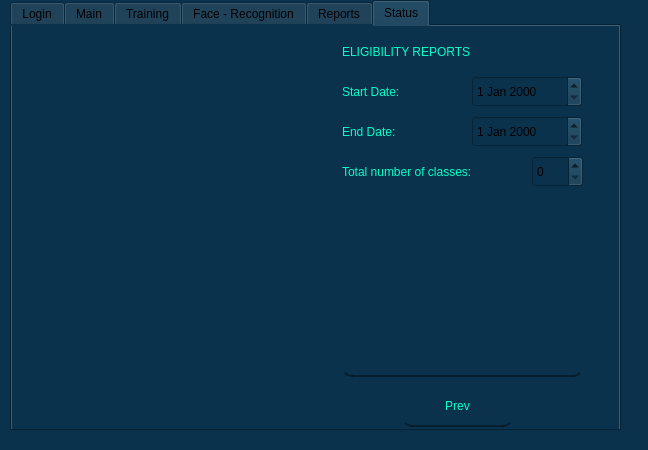
<?xml version="1.0" encoding="UTF-8"?>
<ui version="4.0">
 <class>MainWindow</class>
 <widget class="QMainWindow" name="MainWindow">
  <property name="geometry">
   <rect>
    <x>0</x>
    <y>0</y>
    <width>648</width>
    <height>450</height>
   </rect>
  </property>
  <property name="windowTitle">
   <string>MainWindow</string>
  </property>
  <property name="styleSheet">
   <string notr="true">background-color: rgb(10, 50, 76);</string>
  </property>
  <widget class="QWidget" name="centralwidget">
   <widget class="QTabWidget" name="tabWidget">
    <property name="geometry">
     <rect>
      <x>10</x>
      <y>0</y>
      <width>611</width>
      <height>431</height>
     </rect>
    </property>
    <property name="currentIndex">
     <number>5</number>
    </property>
    <widget class="QWidget" name="tab">
     <attribute name="title">
      <string>Login</string>
     </attribute>
     <widget class="QLabel" name="label">
      <property name="geometry">
       <rect>
        <x>0</x>
        <y>0</y>
        <width>581</width>
        <height>411</height>
       </rect>
      </property>
      <property name="styleSheet">
       <string notr="true">font: 8pt &quot;Terminal&quot;;
font: 75 8pt &quot;Terminal&quot;;</string>
      </property>
      <property name="text">
       <string/>
      </property>
      <property name="pixmap">
       <pixmap>../../Face-Recognition/design/login.png</pixmap>
      </property>
      <property name="scaledContents">
       <bool>true</bool>
      </property>
     </widget>
     <widget class="QLabel" name="label_2">
      <property name="geometry">
       <rect>
        <x>10</x>
        <y>20</y>
        <width>341</width>
        <height>61</height>
       </rect>
      </property>
      <property name="styleSheet">
       <string notr="true">color: rgb(2, 255, 200);
font: 75 12pt &quot;Terminal&quot;;
background-color: rgba(255, 255, 255, 0);</string>
      </property>
      <property name="text">
       <string>FACE RECOGNITION ATTENDANCE LOGIN PAGE</string>
      </property>
      <property name="wordWrap">
       <bool>true</bool>
      </property>
     </widget>
     <widget class="QLabel" name="label_3">
      <property name="geometry">
       <rect>
        <x>10</x>
        <y>150</y>
        <width>161</width>
        <height>51</height>
       </rect>
      </property>
      <property name="styleSheet">
       <string notr="true">color: rgb(2, 255, 200);
font: 75 10pt &quot;Terminal&quot;;
background-color: rgba(255, 255, 255, 0);</string>
      </property>
      <property name="text">
       <string>Enter your password</string>
      </property>
      <property name="wordWrap">
       <bool>true</bool>
      </property>
     </widget>
     <widget class="QLineEdit" name="PASSWORD">
      <property name="geometry">
       <rect>
        <x>10</x>
        <y>200</y>
        <width>201</width>
        <height>41</height>
       </rect>
      </property>
      <property name="styleSheet">
       <string notr="true">QLineEdit#PASSWORD{
	background-color: rgb(10, 50, 76);
	border-radius: 10px;
	border-bottom: 2px solid rgba(0,0,0,100);
	padding: 10px;
	font: 12pt &quot;Terminal&quot;;
	color: rgb(2, 255, 200);
}


QLineEdit#PASSWORD:hover{
	background-color: rgb(10, 60, 76);
	border-radius: 10px;

	color: rgb(20, 255, 200);
}</string>
      </property>
      <property name="text">
       <string/>
      </property>
      <property name="echoMode">
       <enum>QLineEdit::Password</enum>
      </property>
     </widget>
     <widget class="QPushButton" name="LOGIN">
      <property name="geometry">
       <rect>
        <x>10</x>
        <y>250</y>
        <width>75</width>
        <height>41</height>
       </rect>
      </property>
      <property name="styleSheet">
       <string notr="true">QPushButton#LOGIN{
	background-color: rgb(10, 50, 76);
	border-radius: 10px;
	border-bottom: 2px solid rgba(0,0,0,100);
	padding: 10px;
	font: 8pt &quot;Terminal&quot;;
	color: rgb(2, 255, 200);
}


QPushButton#LOGIN:hover{
	background-color: rgb(10, 60, 76);
	border-radius: 10px;
	color: rgb(20, 255, 200);
}
</string>
      </property>
      <property name="text">
       <string>Login</string>
      </property>
     </widget>
     <widget class="QPushButton" name="CLOSE">
      <property name="geometry">
       <rect>
        <x>110</x>
        <y>250</y>
        <width>75</width>
        <height>41</height>
       </rect>
      </property>
      <property name="styleSheet">
       <string notr="true">QPushButton#CLOSE{
	background-color: rgb(10, 50, 76);
	border-radius: 10px;
	border-bottom: 2px solid rgba(0,0,0,100);
	padding: 10px;
	font: 8pt &quot;Terminal&quot;;
	color: rgb(2, 255, 200);
}


QPushButton#CLOSE:hover{
	background-color: rgb(10, 60, 76);
	border-radius: 10px;
	color: rgb(20, 255, 200);
}
</string>
      </property>
      <property name="text">
       <string>Close</string>
      </property>
     </widget>
     <widget class="QLabel" name="invalidmessage">
      <property name="geometry">
       <rect>
        <x>10</x>
        <y>310</y>
        <width>161</width>
        <height>51</height>
       </rect>
      </property>
      <property name="styleSheet">
       <string notr="true">color: rgb(2, 255, 200);
font: 75 10pt &quot;Terminal&quot;;
background-color: rgba(255, 255, 255, 0);</string>
      </property>
      <property name="text">
       <string/>
      </property>
      <property name="wordWrap">
       <bool>true</bool>
      </property>
     </widget>
    </widget>
    <widget class="QWidget" name="Tab2">
     <attribute name="title">
      <string>Main</string>
     </attribute>
     <widget class="QLabel" name="label_7">
      <property name="geometry">
       <rect>
        <x>0</x>
        <y>-20</y>
        <width>581</width>
        <height>411</height>
       </rect>
      </property>
      <property name="styleSheet">
       <string notr="true">font: 8pt &quot;Terminal&quot;;
font: 75 8pt &quot;Terminal&quot;;</string>
      </property>
      <property name="text">
       <string/>
      </property>
      <property name="pixmap">
       <pixmap>../../Face-Recognition/design/mainform.png</pixmap>
      </property>
      <property name="scaledContents">
       <bool>true</bool>
      </property>
     </widget>
     <widget class="QPushButton" name="TRAINLINK1">
      <property name="geometry">
       <rect>
        <x>50</x>
        <y>40</y>
        <width>151</width>
        <height>41</height>
       </rect>
      </property>
      <property name="styleSheet">
       <string notr="true">QPushButton#TRAINLINK1{
	background-color: rgb(10, 50, 76);
	border-radius: 10px;
	border-bottom: 2px solid rgba(0,0,0,100);
	padding: 10px;
	font: 11pt &quot;Terminal&quot;;
	color: rgb(2, 255, 200);
}


QPushButton#TRAINLINK1:hover{
	background-color: rgb(10, 60, 76);
	border-radius: 10px;
	color: rgb(20, 255, 200);
}
</string>
      </property>
      <property name="text">
       <string>Train User</string>
      </property>
     </widget>
     <widget class="QPushButton" name="LOGOUT">
      <property name="geometry">
       <rect>
        <x>50</x>
        <y>320</y>
        <width>151</width>
        <height>41</height>
       </rect>
      </property>
      <property name="styleSheet">
       <string notr="true">QPushButton#LOGOUT{
	background-color: rgb(10, 50, 76);
	border-radius: 10px;
	border-bottom: 2px solid rgba(0,0,0,100);
	padding: 10px;
	font: 12pt &quot;Terminal&quot;;
	color: rgb(2, 255, 200);
}


QPushButton#LOGOUT:hover{
	background-color: rgb(10, 60, 76);
	border-radius: 10px;
	color: rgb(20, 255, 200);
}
</string>
      </property>
      <property name="text">
       <string>Logout</string>
      </property>
     </widget>
     <widget class="QPushButton" name="ATTLINK1">
      <property name="geometry">
       <rect>
        <x>50</x>
        <y>100</y>
        <width>151</width>
        <height>41</height>
       </rect>
      </property>
      <property name="styleSheet">
       <string notr="true">QPushButton#ATTLINK1{
	background-color: rgb(10, 50, 76);
	border-radius: 10px;
	border-bottom: 2px solid rgba(0,0,0,100);
	padding: 10px;
	font: 12pt &quot;Terminal&quot;;
	color: rgb(2, 255, 200);
}


QPushButton#ATTLINK1:hover{
	background-color: rgb(10, 60, 76);
	border-radius: 10px;
	color: rgb(20, 255, 200);
}
</string>
      </property>
      <property name="text">
       <string>Attendance</string>
      </property>
     </widget>
     <widget class="QPushButton" name="REPORTSLINK1">
      <property name="geometry">
       <rect>
        <x>50</x>
        <y>180</y>
        <width>151</width>
        <height>41</height>
       </rect>
      </property>
      <property name="styleSheet">
       <string notr="true">QPushButton#REPORTSLINK1{
	background-color: rgb(10, 50, 76);
	border-radius: 10px;
	border-bottom: 2px solid rgba(0,0,0,100);
	padding: 10px;
	font: 12pt &quot;Terminal&quot;;
	color: rgb(2, 255, 200);
}


QPushButton#REPORTSLINK1:hover{
	background-color: rgb(10, 60, 76);
	border-radius: 10px;
	color: rgb(20, 255, 200);
}
</string>
      </property>
      <property name="text">
       <string>Reports</string>
      </property>
     </widget>
     <widget class="QPushButton" name="ELIGIBILITYLINK1">
      <property name="geometry">
       <rect>
        <x>50</x>
        <y>250</y>
        <width>151</width>
        <height>41</height>
       </rect>
      </property>
      <property name="styleSheet">
       <string notr="true">QPushButton#ELIGIBILITYLINK1{
	background-color: rgb(10, 50, 76);
	border-radius: 10px;
	border-bottom: 2px solid rgba(0,0,0,100);
	padding: 10px;
	font: 12pt &quot;Terminal&quot;;
	color: rgb(2, 255, 200);
}


QPushButton#ELIGIBILITYLINK1:hover{
	background-color: rgb(10, 60, 76);
	border-radius: 10px;
	color: rgb(20, 255, 200);
}
</string>
      </property>
      <property name="text">
       <string>Status</string>
      </property>
     </widget>
    </widget>
    <widget class="QWidget" name="tab_3">
     <attribute name="title">
      <string>Training</string>
     </attribute>
     <widget class="QLabel" name="label_8">
      <property name="geometry">
       <rect>
        <x>-10</x>
        <y>-40</y>
        <width>591</width>
        <height>521</height>
       </rect>
      </property>
      <property name="styleSheet">
       <string notr="true">font: 8pt &quot;Terminal&quot;;
font: 75 8pt &quot;Terminal&quot;;</string>
      </property>
      <property name="text">
       <string/>
      </property>
      <property name="pixmap">
       <pixmap>../../Face-Recognition/design/training.png</pixmap>
      </property>
      <property name="scaledContents">
       <bool>true</bool>
      </property>
     </widget>
     <widget class="QLabel" name="label_9">
      <property name="geometry">
       <rect>
        <x>10</x>
        <y>20</y>
        <width>201</width>
        <height>51</height>
       </rect>
      </property>
      <property name="styleSheet">
       <string notr="true">color: rgb(2, 255, 200);
font: 75 12pt &quot;Terminal&quot;;
background-color: rgba(255, 255, 255, 0);</string>
      </property>
      <property name="text">
       <string>TRAINING PROCESS</string>
      </property>
      <property name="wordWrap">
       <bool>true</bool>
      </property>
     </widget>
     <widget class="QLineEdit" name="traineeName">
      <property name="geometry">
       <rect>
        <x>10</x>
        <y>150</y>
        <width>201</width>
        <height>41</height>
       </rect>
      </property>
      <property name="styleSheet">
       <string notr="true">QLineEdit#traineeNAME{
	background-color: rgb(10, 50, 76);
	border-radius: 10px;
	border-bottom: 2px solid rgba(0,0,0,100);
	padding: 10px;
	font: 12pt &quot;Terminal&quot;;
	color: rgb(2, 255, 200);
}


QLineEdit#traineeNAME:hover{
	background-color: rgb(10, 60, 76);
	border-radius: 10px;

	color: rgb(20, 255, 200);
}</string>
      </property>
      <property name="text">
       <string/>
      </property>
      <property name="echoMode">
       <enum>QLineEdit::Normal</enum>
      </property>
     </widget>
     <widget class="QLabel" name="label_10">
      <property name="geometry">
       <rect>
        <x>10</x>
        <y>90</y>
        <width>201</width>
        <height>71</height>
       </rect>
      </property>
      <property name="styleSheet">
       <string notr="true">color: rgb(2, 255, 200);
font: 75 10pt &quot;Terminal&quot;;
background-color: rgba(255, 255, 255, 0);</string>
      </property>
      <property name="text">
       <string>Enter your matric</string>
      </property>
      <property name="wordWrap">
       <bool>true</bool>
      </property>
     </widget>
     <widget class="QLineEdit" name="traineeCAPTURES">
      <property name="geometry">
       <rect>
        <x>10</x>
        <y>250</y>
        <width>201</width>
        <height>41</height>
       </rect>
      </property>
      <property name="styleSheet">
       <string notr="true">QLineEdit#traineeCAPTURES{
	background-color: rgb(10, 50, 76);
	border-radius: 10px;
	border-bottom: 2px solid rgba(0,0,0,100);
	padding: 10px;
	font: 12pt &quot;Terminal&quot;;
	color: rgb(2, 255, 200);
}


QLineEdit#traineeCAPTURES:hover{
	background-color: rgb(10, 60, 76);
	border-radius: 10px;

	color: rgb(20, 255, 200);
}</string>
      </property>
      <property name="text">
       <string/>
      </property>
      <property name="echoMode">
       <enum>QLineEdit::Normal</enum>
      </property>
     </widget>
     <widget class="QLabel" name="label_11">
      <property name="geometry">
       <rect>
        <x>10</x>
        <y>190</y>
        <width>201</width>
        <height>71</height>
       </rect>
      </property>
      <property name="styleSheet">
       <string notr="true">color: rgb(2, 255, 200);
font: 75 10pt &quot;Terminal&quot;;
background-color: rgba(255, 255, 255, 0);</string>
      </property>
      <property name="text">
       <string>Number of captures</string>
      </property>
      <property name="wordWrap">
       <bool>true</bool>
      </property>
     </widget>
     <widget class="QPushButton" name="PREVIOUSPAGE">
      <property name="geometry">
       <rect>
        <x>130</x>
        <y>310</y>
        <width>75</width>
        <height>41</height>
       </rect>
      </property>
      <property name="styleSheet">
       <string notr="true">QPushButton#PREVIOUSPAGE{
	background-color: rgb(10, 50, 76);
	border-radius: 10px;
	border-bottom: 2px solid rgba(0,0,0,100);
	padding: 10px;
	font: 8pt &quot;Terminal&quot;;
	color: rgb(2, 255, 200);
}


QPushButton#PREVIOUSPAGE:hover{
	background-color: rgb(10, 60, 76);
	border-radius: 10px;
	color: rgb(20, 255, 200);
}
</string>
      </property>
      <property name="text">
       <string>Prev</string>
      </property>
     </widget>
     <widget class="QPushButton" name="TRAINBUTTON">
      <property name="geometry">
       <rect>
        <x>20</x>
        <y>310</y>
        <width>75</width>
        <height>41</height>
       </rect>
      </property>
      <property name="styleSheet">
       <string notr="true">QPushButton#TRAINBUTTON{
	background-color: rgb(10, 50, 76);
	border-radius: 10px;
	border-bottom: 2px solid rgba(0,0,0,100);
	padding: 10px;
	font: 8pt &quot;Terminal&quot;;
	color: rgb(2, 255, 200);
}


QPushButton#TRAINBUTTON:hover{
	background-color: rgb(10, 60, 76);
	border-radius: 10px;
	color: rgb(20, 255, 200);
}
</string>
      </property>
      <property name="text">
       <string>Train</string>
      </property>
     </widget>
    </widget>
    <widget class="QWidget" name="tab_4">
     <attribute name="title">
      <string>Face - Recognition</string>
     </attribute>
     <widget class="QLabel" name="label_12">
      <property name="geometry">
       <rect>
        <x>-10</x>
        <y>-30</y>
        <width>591</width>
        <height>521</height>
       </rect>
      </property>
      <property name="styleSheet">
       <string notr="true">font: 8pt &quot;Terminal&quot;;
font: 75 8pt &quot;Terminal&quot;;</string>
      </property>
      <property name="text">
       <string/>
      </property>
      <property name="pixmap">
       <pixmap>../../Face-Recognition/design/facereco.png</pixmap>
      </property>
      <property name="scaledContents">
       <bool>true</bool>
      </property>
     </widget>
     <widget class="QLabel" name="label_13">
      <property name="geometry">
       <rect>
        <x>10</x>
        <y>150</y>
        <width>201</width>
        <height>51</height>
       </rect>
      </property>
      <property name="styleSheet">
       <string notr="true">color: rgb(2, 255, 200);
font: 75 12pt &quot;Terminal&quot;;
background-color: rgba(255, 255, 255, 0);</string>
      </property>
      <property name="text">
       <string>Current Status</string>
      </property>
      <property name="wordWrap">
       <bool>true</bool>
      </property>
     </widget>
     <widget class="QLabel" name="label_14">
      <property name="geometry">
       <rect>
        <x>70</x>
        <y>10</y>
        <width>201</width>
        <height>51</height>
       </rect>
      </property>
      <property name="styleSheet">
       <string notr="true">color: rgb(2, 255, 200);
font: 75 12pt &quot;Terminal&quot;;
background-color: rgba(255, 255, 255, 0);</string>
      </property>
      <property name="text">
       <string>ATTENDANCE ENTRY</string>
      </property>
      <property name="wordWrap">
       <bool>true</bool>
      </property>
     </widget>
     <widget class="QPushButton" name="RECORD">
      <property name="geometry">
       <rect>
        <x>110</x>
        <y>70</y>
        <width>101</width>
        <height>41</height>
       </rect>
      </property>
      <property name="styleSheet">
       <string notr="true">QPushButton#RECORD{
	background-color: rgb(10, 50, 76);
	border-radius: 10px;
	border-bottom: 2px solid rgba(0,0,0,100);
	padding: 10px;
	font: 8pt &quot;Terminal&quot;;
	color: rgb(2, 255, 200);
}


QPushButton#RECORD:hover{
	background-color: rgb(10, 60, 76);
	border-radius: 10px;
	color: rgb(20, 255, 200);
}
</string>
      </property>
      <property name="text">
       <string>Record</string>
      </property>
     </widget>
     <widget class="QPushButton" name="PREVIOUSRECO">
      <property name="geometry">
       <rect>
        <x>10</x>
        <y>260</y>
        <width>111</width>
        <height>41</height>
       </rect>
      </property>
      <property name="styleSheet">
       <string notr="true">QPushButton#PREVIOUSRECO{
	background-color: rgb(10, 50, 76);
	border-radius: 10px;
	border-bottom: 2px solid rgba(0,0,0,100);
	padding: 10px;
	font: 10pt &quot;Terminal&quot;;
	color: rgb(2, 255, 200);
}


QPushButton#PREVIOUSRECO:hover{
	background-color: rgb(10, 60, 76);
	border-radius: 10px;
	color: rgb(20, 255, 200);
}
</string>
      </property>
      <property name="text">
       <string>Prev</string>
      </property>
     </widget>
     <widget class="QLabel" name="currentstatus">
      <property name="geometry">
       <rect>
        <x>10</x>
        <y>190</y>
        <width>201</width>
        <height>51</height>
       </rect>
      </property>
      <property name="styleSheet">
       <string notr="true">color: rgb(2, 255, 200);
font: 75 12pt &quot;Terminal&quot;;
background-color: rgba(255, 255, 255, 0);</string>
      </property>
      <property name="text">
       <string>Waiting...</string>
      </property>
      <property name="wordWrap">
       <bool>true</bool>
      </property>
     </widget>
     <widget class="QLabel" name="currentstatus_2">
      <property name="geometry">
       <rect>
        <x>10</x>
        <y>320</y>
        <width>201</width>
        <height>61</height>
       </rect>
      </property>
      <property name="styleSheet">
       <string notr="true">color: rgb(2, 255, 200);
font: 75 10pt &quot;Terminal&quot;;
background-color: rgba(255, 255, 255, 0);</string>
      </property>
      <property name="text">
       <string>Please show your face to the camera to record your attendance.</string>
      </property>
      <property name="wordWrap">
       <bool>true</bool>
      </property>
     </widget>
    </widget>
    <widget class="QWidget" name="tab_5">
     <attribute name="title">
      <string>Reports</string>
     </attribute>
     <widget class="QLabel" name="label_15">
      <property name="geometry">
       <rect>
        <x>-10</x>
        <y>-40</y>
        <width>591</width>
        <height>521</height>
       </rect>
      </property>
      <property name="styleSheet">
       <string notr="true">font: 8pt &quot;Terminal&quot;;
font: 75 8pt &quot;Terminal&quot;;</string>
      </property>
      <property name="text">
       <string/>
      </property>
      <property name="pixmap">
       <pixmap>../../Face-Recognition/design/reports.png</pixmap>
      </property>
      <property name="scaledContents">
       <bool>true</bool>
      </property>
     </widget>
     <widget class="QLabel" name="label_16">
      <property name="geometry">
       <rect>
        <x>350</x>
        <y>0</y>
        <width>221</width>
        <height>51</height>
       </rect>
      </property>
      <property name="styleSheet">
       <string notr="true">color: rgb(2, 255, 200);
font: 70 11pt &quot;Terminal&quot;;
background-color: rgba(255, 255, 255, 0);</string>
      </property>
      <property name="text">
       <string>ATTENDANCE REPORTS</string>
      </property>
      <property name="wordWrap">
       <bool>true</bool>
      </property>
     </widget>
     <widget class="QLabel" name="label_17">
      <property name="geometry">
       <rect>
        <x>360</x>
        <y>50</y>
        <width>161</width>
        <height>51</height>
       </rect>
      </property>
      <property name="styleSheet">
       <string notr="true">color: rgb(2, 255, 200);
font: 75 10pt &quot;Terminal&quot;;
background-color: rgba(255, 255, 255, 0);</string>
      </property>
      <property name="text">
       <string>Select Date:</string>
      </property>
      <property name="wordWrap">
       <bool>true</bool>
      </property>
     </widget>
     <widget class="QDateEdit" name="dateEdit">
      <property name="geometry">
       <rect>
        <x>460</x>
        <y>60</y>
        <width>110</width>
        <height>31</height>
       </rect>
      </property>
     </widget>
     <widget class="QPushButton" name="PREVIOUSREPORT">
      <property name="geometry">
       <rect>
        <x>420</x>
        <y>360</y>
        <width>111</width>
        <height>41</height>
       </rect>
      </property>
      <property name="styleSheet">
       <string notr="true">QPushButton#PREVIOUSREPORT{
	background-color: rgb(10, 50, 76);
	border-radius: 10px;
	border-bottom: 2px solid rgba(0,0,0,100);
	padding: 10px;
	font: 10pt &quot;Terminal&quot;;
	color: rgb(2, 255, 200);
}


QPushButton#PREVIOUSREPORT:hover{
	background-color: rgb(10, 60, 76);
	border-radius: 10px;
	color: rgb(20, 255, 200);
}
</string>
      </property>
      <property name="text">
       <string>Prev</string>
      </property>
     </widget>
     <widget class="QTableWidget" name="REPORTTABLE">
      <property name="geometry">
       <rect>
        <x>360</x>
        <y>150</y>
        <width>211</width>
        <height>192</height>
       </rect>
      </property>
      <property name="styleSheet">
       <string notr="true">QTableWidget#REPORTTABLE{
	background-color: rgb(10, 50, 76);
	border-radius: 10px;
	border-bottom: 2px solid rgba(0,0,0,100);
	padding: 10px;
	color: rgb(2, 255, 200);
}
</string>
      </property>
     </widget>
    </widget>
    <widget class="QWidget" name="tab_6">
     <attribute name="title">
      <string>Status</string>
     </attribute>
     <widget class="QLabel" name="label_4">
      <property name="geometry">
       <rect>
        <x>-70</x>
        <y>0</y>
        <width>701</width>
        <height>421</height>
       </rect>
      </property>
      <property name="text">
       <string/>
      </property>
      <property name="pixmap">
       <pixmap>reports.png</pixmap>
      </property>
     </widget>
     <widget class="QLabel" name="label_18">
      <property name="geometry">
       <rect>
        <x>330</x>
        <y>0</y>
        <width>231</width>
        <height>51</height>
       </rect>
      </property>
      <property name="styleSheet">
       <string notr="true">color: rgb(2, 255, 200);
font: 70 11pt &quot;Terminal&quot;;
background-color: rgba(255, 255, 255, 0);</string>
      </property>
      <property name="text">
       <string>ELIGIBILITY REPORTS</string>
      </property>
      <property name="wordWrap">
       <bool>true</bool>
      </property>
     </widget>
     <widget class="QLabel" name="label_19">
      <property name="geometry">
       <rect>
        <x>330</x>
        <y>80</y>
        <width>161</width>
        <height>51</height>
       </rect>
      </property>
      <property name="styleSheet">
       <string notr="true">color: rgb(2, 255, 200);
font: 75 10pt &quot;Terminal&quot;;
background-color: rgba(255, 255, 255, 0);</string>
      </property>
      <property name="text">
       <string>End Date:</string>
      </property>
      <property name="wordWrap">
       <bool>true</bool>
      </property>
     </widget>
     <widget class="QLabel" name="label_20">
      <property name="geometry">
       <rect>
        <x>330</x>
        <y>40</y>
        <width>161</width>
        <height>51</height>
       </rect>
      </property>
      <property name="styleSheet">
       <string notr="true">color: rgb(2, 255, 200);
font: 75 10pt &quot;Terminal&quot;;
background-color: rgba(255, 255, 255, 0);</string>
      </property>
      <property name="text">
       <string>Start Date:</string>
      </property>
      <property name="wordWrap">
       <bool>true</bool>
      </property>
     </widget>
     <widget class="QDateEdit" name="dateEdit_2">
      <property name="geometry">
       <rect>
        <x>460</x>
        <y>90</y>
        <width>110</width>
        <height>31</height>
       </rect>
      </property>
     </widget>
     <widget class="QDateEdit" name="dateEdit_3">
      <property name="geometry">
       <rect>
        <x>460</x>
        <y>50</y>
        <width>110</width>
        <height>31</height>
       </rect>
      </property>
     </widget>
     <widget class="QTableWidget" name="STATUSTABLE">
      <property name="geometry">
       <rect>
        <x>330</x>
        <y>170</y>
        <width>241</width>
        <height>181</height>
       </rect>
      </property>
      <property name="styleSheet">
       <string notr="true">QTableWidget#STATUSTABLE{
	background-color: rgb(10, 50, 76);
	border-radius: 10px;
	border-bottom: 2px solid rgba(0,0,0,100);
	padding: 10px;
	color: rgb(2, 255, 200);
}
</string>
      </property>
     </widget>
     <widget class="QPushButton" name="PREVIOUSREPORT_2">
      <property name="geometry">
       <rect>
        <x>390</x>
        <y>360</y>
        <width>111</width>
        <height>41</height>
       </rect>
      </property>
      <property name="styleSheet">
       <string notr="true">QPushButton#PREVIOUSREPORT_2{
	background-color: rgb(10, 50, 76);
	border-radius: 10px;
	border-bottom: 2px solid rgba(0,0,0,100);
	padding: 10px;
	font: 10pt &quot;Terminal&quot;;
	color: rgb(2, 255, 200);
}


QPushButton#PREVIOUSREPORT_2:hover{
	background-color: rgb(10, 60, 76);
	border-radius: 10px;
	color: rgb(20, 255, 200);
}
</string>
      </property>
      <property name="text">
       <string>Prev</string>
      </property>
     </widget>
     <widget class="QSpinBox" name="spinBox">
      <property name="geometry">
       <rect>
        <x>520</x>
        <y>130</y>
        <width>51</width>
        <height>31</height>
       </rect>
      </property>
     </widget>
     <widget class="QLabel" name="label_21">
      <property name="geometry">
       <rect>
        <x>330</x>
        <y>120</y>
        <width>201</width>
        <height>51</height>
       </rect>
      </property>
      <property name="styleSheet">
       <string notr="true">color: rgb(2, 255, 200);
font: 75 10pt &quot;Terminal&quot;;
background-color: rgba(255, 255, 255, 0);</string>
      </property>
      <property name="text">
       <string>Total number of classes:</string>
      </property>
      <property name="wordWrap">
       <bool>true</bool>
      </property>
     </widget>
    </widget>
   </widget>
  </widget>
 </widget>
 <resources/>
 <connections/>
</ui>
